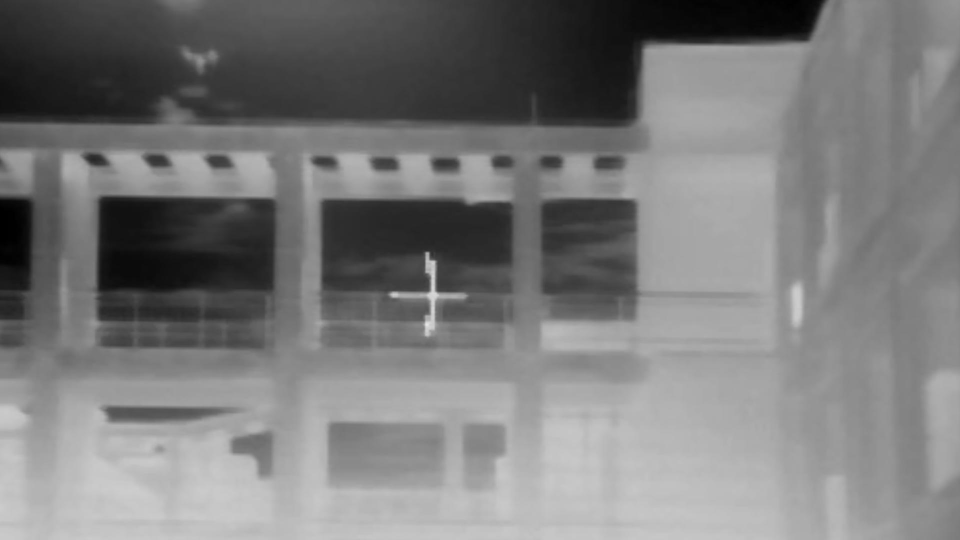
%> input picture images/1_infrared.jpg, 1920 x 1080 px (shown at 1/2 size)
$ octave main.m   (GNU Octave 9; MATLAB toolbox functions it lacks are replaced by stand-ins)
%> lines starting %> are read from the running program, lines starting %| are printed output that depends on the picture
### laplas.m
function [Gau, laplas] = laplas(I,num)
Gau=cell(num,1);
N=1;
Gau{N}=I;
h=fspecial('gaussian',[5,5],64);
for N=2:num
    temp=imfilter(Gau{N-1},h,'conv','same','replicate');
    Gau{N}=temp(1:2:end,1:2:end,:);
end
temp=Gau{size(Gau,1)};
% [5 lines of commented-out code are left out]
laplas=cell(num,1);
for index=num-1:-1:1
    temp=imresize(Gau{index+1},[size(Gau{index},1),size(Gau{index},2)],'bilinear');%上采样构造拉普拉斯金字塔
    temp=imfilter(temp,h,'conv','same','replicate');
    laplas{index}=Gau{index}-temp;
end
laplas{num}=Gau{num};
% [4 lines of commented-out code are left out]
end
% [9 lines of commented-out code are left out]

### bidaxiao.m
function out = bidaxiao(x,y)

x2 = x(:);
y2 = y(:);
out2 = zeros(size(x2));
for i = 1:size(x2,1)
    if x2(i)>y2(i)
        out2(i) = x2(i);
    else
        out2(i) = y2(i);
    end
end
out = reshape(out2,(size(x)));

### main.m
clear
clc
a = imread('1_infrared.jpg');
%> a is the input picture: size 1080x1920 uint8; min 0, max 230, mean 122.5
b = imread('1_visible.jpg');
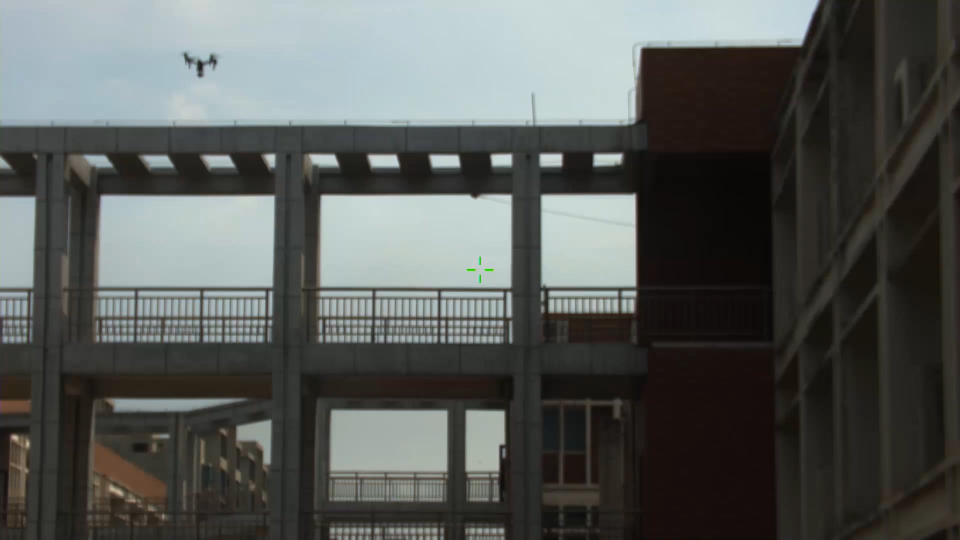
%> input picture images/1_visible.jpg, 1920 x 1080 px (shown at 1/2 size)
%> b is the input picture: size 1080x1920x3 uint8; mean R, G, B 87.1, 90.1, 87.3
n = 4;
lmd = 200;
a = double(a);
%> a: size 1080x1920 double
b = rgb2gray(b);
%> b: size 1080x1920 uint8
b = double(b);
%> b: size 1080x1920 double

[ga, la] = laplas(a,n);
%> after the loop in laplas, `for N=2:num`: Gau = 4 items
%> ga = 4 items; la = 4 items
[gb, lb] = laplas(b,n);
%> the loop in laplas (call 2), `for N=2:num` made 3 passes
%> pass 3, in laplas (call 2), `temp=imfilter(Gau{N-1},h,'conv','same','replicate');`:
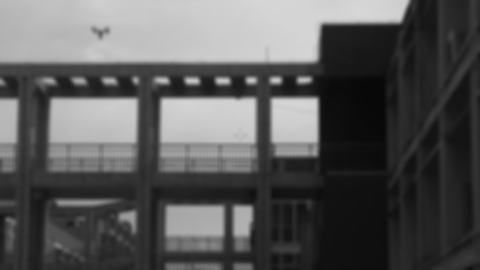
%> temp: size 270x480 double; min 8, max 214.9, mean 89.1
%> gb = 4 items; lb = 4 items
lf = cell(n,1);
r = abs(la{n});
p = r./max(max(r));
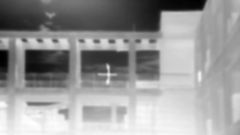
%> p: size 135x240 double; min 0, max 1, mean 0.601
c = atan(lmd*p)/atan(lmd);
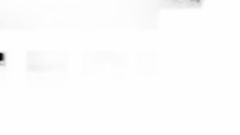
%> c: size 135x240 double; min 0, max 1, mean 0.994
lf{n} = c.*la{n} + (1-c).*lb{n};

for j=1:n-1
    lf{j} = bidaxiao(la{j},lb{j});
end
%> this loop made 3 passes
%> pass 3, in bidaxiao (call 3), `out = reshape(out2,(size(x)));`:
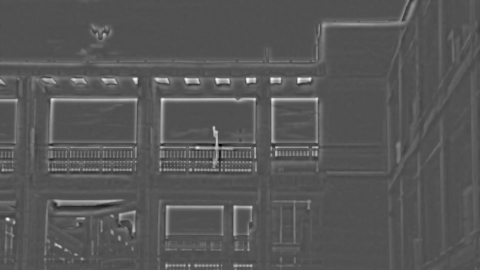
%> out: size 270x480 double; min -36.09, max 77.49, mean 3; drawn with min black and max white
%> after the loop, lf = 4 items

img = lf{n};
for k = n-1:-1:1
    img = imresize(img,[size(lf{k},1),size(lf{k},2)],'bilinear');
    img = imfilter(img,fspecial('gaussian',[5,5],64),'conv','same','replicate');
    img = img + lf{k};
end
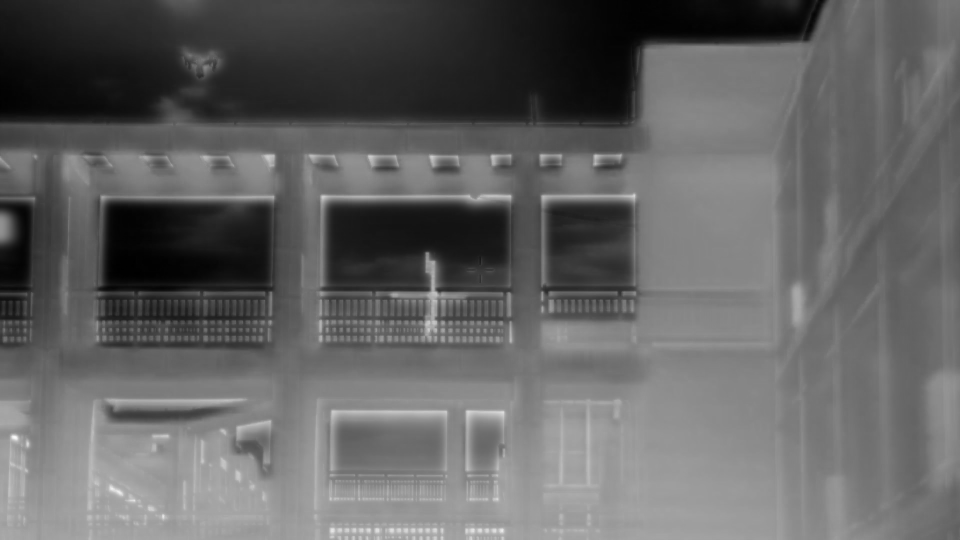
%> img: size 1080x1920 double (shown at 1/2 size); min 19.56, max 298.6, mean 128.6; drawn with min black and max white

imshow([a b img],[]);
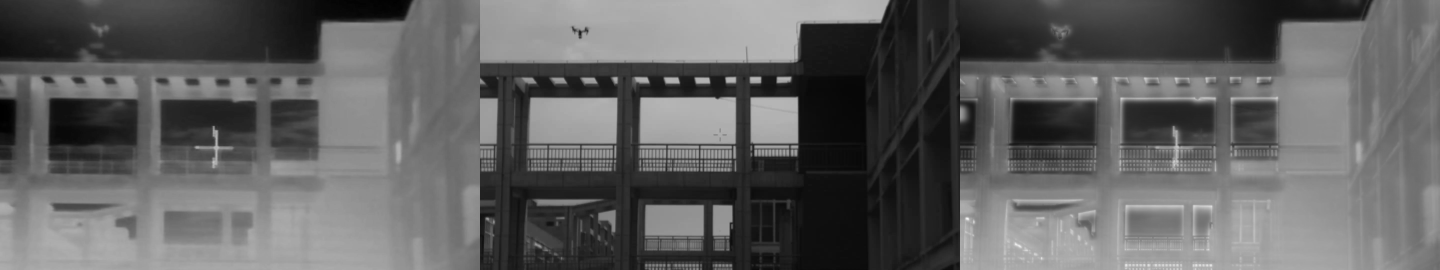
%> displayed picture: size 1080x5760, on the screen's scale of 0 to 255 (shown at 1/4 size); min 0, max 255, mean 96.8
